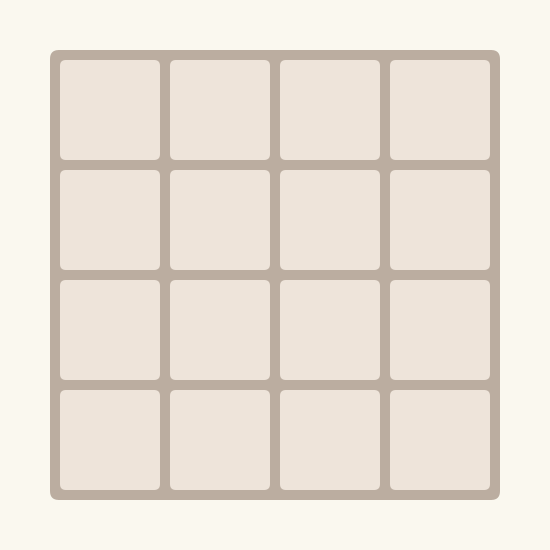
Frame 1 (no input)
Frame 60 (the mouse pressed at the canvas centre just before this capture): identical to frame 1, image omitted
Frame 120 (the mouse held since frame 60 and released just before this capture): identical to frame 1, image omitted

The Processing sketch that drew this single still picture (run headless with seeded random() and noise(); from frame 60 on, the mouse is pressed at the canvas centre):

// Processing sketch: week09_4_processing_again
// ── week09_4_processing_again.pde
// week09_4_processing_again
void setup(){
  size(550, 550);
}
void draw(){
  background(250, 248, 239);
  noStroke();
  fill(187, 173, 160);
  rect(50, 50, 450, 450, 9);
  for(int i=0; i<4; i++){
    for(int j=0; j<4; j++){
      int x = 60 + j * (100+10);
      int y = 60 + i * (100+10);
      fill(238, 228, 218);
      rect(x, y, 100, 100, 6);
    }
  }
}
